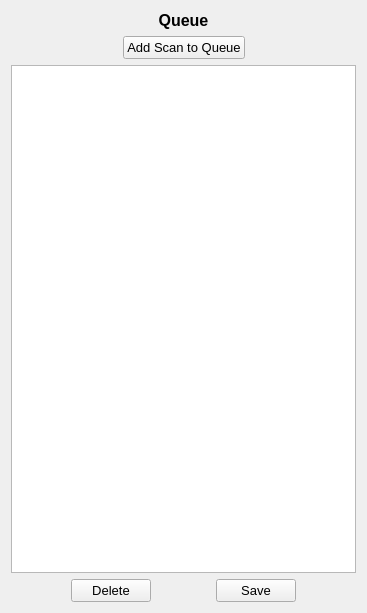
<?xml version="1.0" encoding="UTF-8"?>
<ui version="4.0">
 <class>Form</class>
 <widget class="QWidget" name="Form">
  <property name="geometry">
   <rect>
    <x>0</x>
    <y>0</y>
    <width>367</width>
    <height>613</height>
   </rect>
  </property>
  <property name="windowTitle">
   <string>Form</string>
  </property>
  <layout class="QVBoxLayout" name="verticalLayout">
   <item>
    <widget class="QLabel" name="label">
     <property name="font">
      <font>
       <pointsize>12</pointsize>
       <weight>75</weight>
       <bold>true</bold>
      </font>
     </property>
     <property name="text">
      <string>Queue</string>
     </property>
     <property name="alignment">
      <set>Qt::AlignCenter</set>
     </property>
    </widget>
   </item>
   <item>
    <layout class="QHBoxLayout" name="horizontalLayout_4">
     <item>
      <spacer name="horizontalSpacer">
       <property name="orientation">
        <enum>Qt::Horizontal</enum>
       </property>
       <property name="sizeHint" stdset="0">
        <size>
         <width>40</width>
         <height>20</height>
        </size>
       </property>
      </spacer>
     </item>
     <item>
      <widget class="QPushButton" name="add">
       <property name="font">
        <font>
         <pointsize>10</pointsize>
        </font>
       </property>
       <property name="text">
        <string>Add Scan to Queue</string>
       </property>
      </widget>
     </item>
     <item>
      <spacer name="horizontalSpacer_9">
       <property name="orientation">
        <enum>Qt::Horizontal</enum>
       </property>
       <property name="sizeHint" stdset="0">
        <size>
         <width>40</width>
         <height>20</height>
        </size>
       </property>
      </spacer>
     </item>
    </layout>
   </item>
   <item>
    <widget class="QListWidget" name="Queue_list">
     <property name="font">
      <font>
       <pointsize>12</pointsize>
      </font>
     </property>
    </widget>
   </item>
   <item>
    <layout class="QHBoxLayout" name="horizontalLayout_2">
     <item>
      <spacer name="horizontalSpacer_7">
       <property name="orientation">
        <enum>Qt::Horizontal</enum>
       </property>
       <property name="sizeHint" stdset="0">
        <size>
         <width>40</width>
         <height>20</height>
        </size>
       </property>
      </spacer>
     </item>
     <item>
      <widget class="QPushButton" name="delete_2">
       <property name="font">
        <font>
         <pointsize>10</pointsize>
        </font>
       </property>
       <property name="text">
        <string>Delete</string>
       </property>
      </widget>
     </item>
     <item>
      <spacer name="horizontalSpacer_6">
       <property name="orientation">
        <enum>Qt::Horizontal</enum>
       </property>
       <property name="sizeHint" stdset="0">
        <size>
         <width>40</width>
         <height>20</height>
        </size>
       </property>
      </spacer>
     </item>
     <item>
      <widget class="QPushButton" name="Save_queue">
       <property name="font">
        <font>
         <pointsize>10</pointsize>
        </font>
       </property>
       <property name="text">
        <string>Save</string>
       </property>
      </widget>
     </item>
     <item>
      <spacer name="horizontalSpacer_8">
       <property name="orientation">
        <enum>Qt::Horizontal</enum>
       </property>
       <property name="sizeHint" stdset="0">
        <size>
         <width>40</width>
         <height>20</height>
        </size>
       </property>
      </spacer>
     </item>
    </layout>
   </item>
  </layout>
 </widget>
 <resources/>
 <connections/>
</ui>
